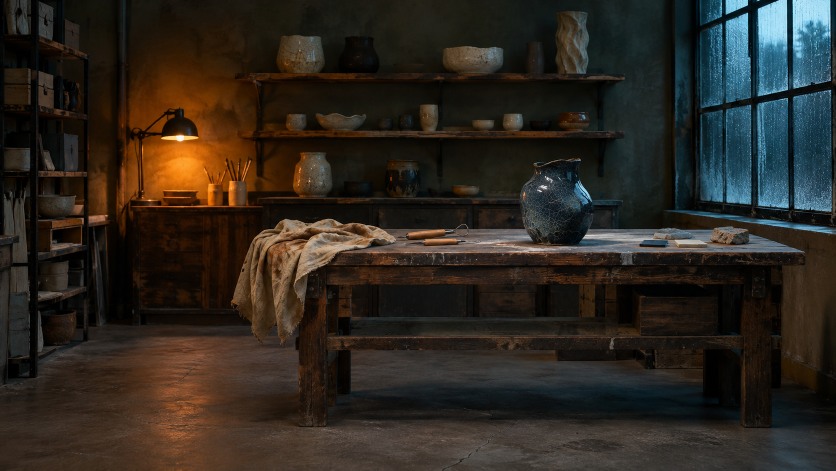
#> input picture experiments/cinematic-pipeline/media/workshop.png, 1672 x 941 px (shown at 1/2 size)
$ python render.py out.png
#> lines starting #> are read from the running program, lines starting #| are printed output that depends on the picture
"""Render a five-second, fixed-focal-length track past a separate foreground plane."""
import argparse
from concurrent.futures import ProcessPoolExecutor
import json
import math
from multiprocessing import get_context
from pathlib import Path
import subprocess
import time

import numpy as np
from PIL import Image, ImageFilter

FPS = 24
COUNT = 120
FOCAL = 1.03
PLATE_DEPTH = 4.55
VESSEL_DEPTH = .94
ROOT = Path(__file__).resolve().parent
PROFILES = {
    'desktop': {'width': 1280, 'height': 720, 'left': 0, 'span': 1},
    'mobile': {'width': 540, 'height': 720, 'left': .3540625, 'span': .421875},
}

# [12 lines left out: functions camera, project, not called in this run]

def plane(center, width, height, depth):
    cx, cy = center
    return [
        (cx-width/2, cy+height/2, depth),
        (cx+width/2, cy+height/2, depth),
        (cx+width/2, cy-height/2, depth),
        (cx-width/2, cy-height/2, depth),
    ]

# [6 lines left out: function homography, not called in this run]

def initialize(width, height):
#> called with width = 3840, height = 2160
    global raster, plate, prop, back_plane, front_plane, hero
    raster = (width, height)
    plate = Image.open(ROOT / 'media/workshop.png').convert('RGB')
#> plate is the input picture: PIL image 1672x941 RGB; mean R, G, B 45, 39, 31.7
    prop = Image.open(ROOT / 'media/vessel.png').convert('RGBA')
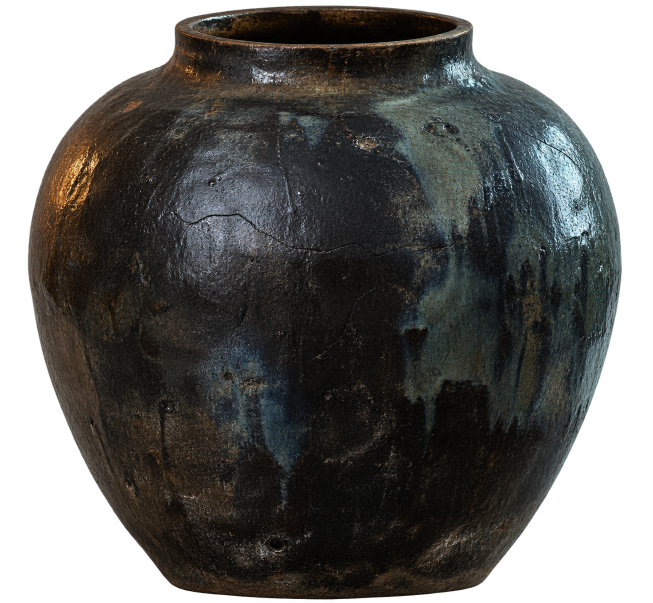
#> input picture experiments/cinematic-pipeline/media/vessel.png, 1305 x 1206 px (shown at 1/2 size)
#> prop is the input picture: PIL image 1305x1206 RGBA; mean R, G, B, A 34, 33.6, 31.4, 181.2
    prop = prop.crop(prop.getchannel('A').getbbox())
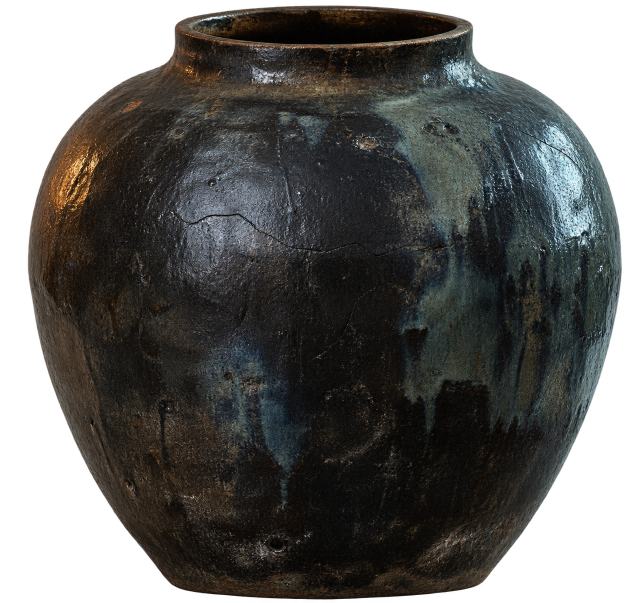
#> prop: PIL image 1249x1206 RGBA (shown at 1/2 size); mean R, G, B, A 35.5, 35.1, 32.8, 189.4; transparent parts drawn white
    prop = prop.filter(ImageFilter.GaussianBlur(.8))
    plate_width = PLATE_DEPTH / FOCAL * 1.25
    plate_height = plate_width * plate.height / plate.width
#> plate_height = 3.11
    back_plane = plane((.04,0), plate_width, plate_height, PLATE_DEPTH)
    prop_width = .559
    front_plane = plane((-.048,-.205), prop_width, prop_width * prop.height / prop.width, VESSEL_DEPTH)
    hero = (.04 + (.664 - .5) * plate_width, (.5 - .421) * plate_height, PLATE_DEPTH)
#> hero = (0.946, 0.246, 4.55)

def corners(texture):
    return [(0,0),(texture.width,0),(texture.width,texture.height),(0,texture.height)]

# [29 lines left out: functions render, generate_track, not called in this run]

def run(output, width, height, workers):
    command = [
        'ffmpeg','-nostdin','-loglevel','error','-y','-f','rawvideo','-pixel_format','rgb24',
        '-video_size',f'{width}x{height}','-framerate',str(FPS),'-i','pipe:0','-an',
        '-c:v','libx264','-threads','3','-preset','fast','-crf','15','-pix_fmt','yuv420p',
        '-colorspace','bt709','-color_primaries','bt709','-color_trc','bt709',
        '-vf','scale=out_color_matrix=bt709','-movflags','+faststart',str(output),
    ]
    started = time.monotonic()
    with ProcessPoolExecutor(max_workers=workers, mp_context=get_context('spawn'), initializer=initialize, initargs=(width,height)) as executor:
#> (the run stopped early here; a loop or call above may not have finished)
